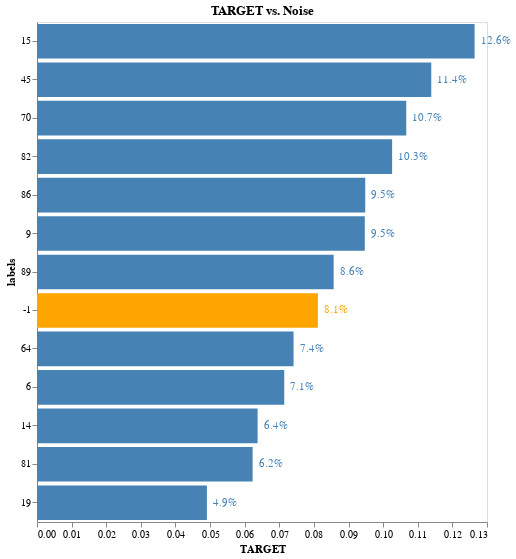

Notebook code cell kept with this figure:
### Code cell
alt.renderers.enable('html')
plot_feature_percentage('TARGET')

### Figure 1 — Vega-Lite specification as saved in the notebook (floating-point values rounded to 4 significant figures)
{"config": {"view": {"continuousWidth": 400, "continuousHeight": 300}}, "layer": [{"mark": "bar", "encoding": {"color": {"condition": {"value": "orange", "test": "(datum.labels === -1)"}, "value": "steelblue"}, "x": {"type": "quantitative", "axis": {"grid": false}, "field": "TARGET", "title": "TARGET"}, "y": {"type": "nominal", "field": "labels", "sort": {"field": "TARGET", "order": "descending"}}}, "title": "TARGET vs. Noise"}, {"mark": {"type": "text", "align": "left", "baseline": "middle", "dx": 6}, "encoding": {"color": {"condition": {"value": "orange", "test": "(datum.labels === -1)"}, "value": "steelblue"}, "text": {"type": "quantitative", "field": "TARGET", "format": ".1%"}, "x": {"type": "quantitative", "axis": {"grid": false}, "field": "TARGET", "title": "TARGET"}, "y": {"type": "nominal", "field": "labels", "sort": {"field": "TARGET", "order": "descending"}}}, "title": "TARGET vs. Noise"}], "data": {"name": "data-80151b2b632f60379efc8b7cd56cab7f"}, "height": 500, "width": 450, "$schema": "https://vega.github.io/schema/vega-lite/v4.0.2.json", "datasets": {"data-80151b2b632f60379efc8b7cd56cab7f": [{"labels": -1, "PREV_DAYS_FIRST_DUE": 3839.0, "DAYS_EMPLOYED": 2376.0, "PERCENT_EMPLOYED_TO_AGE": 0.1504, "PREV_DAYS_LAST_DUE_1ST_VERSION": 37210.0, "FLAG_EMP_PHONE": 0.8787, "TARGET": 0.08115}, {"labels": 6, "PREV_DAYS_FIRST_DUE": 0.0, "DAYS_EMPLOYED": 63.45, "PERCENT_EMPLOYED_TO_AGE": 0.002907, "PREV_DAYS_LAST_DUE_1ST_VERSION": 0.0, "FLAG_EMP_PHONE": 0.07609, "TARGET": 0.07143}, {"labels": 9, "PREV_DAYS_FIRST_DUE": 10860.0, "DAYS_EMPLOYED": 2340.0, "PERCENT_EMPLOYED_TO_AGE": 0.1428, "PREV_DAYS_LAST_DUE_1ST_VERSION": 26690.0, "FLAG_EMP_PHONE": 0.8258, "TARGET": 0.0947}, {"labels": 14, "PREV_DAYS_FIRST_DUE": 0.0, "DAYS_EMPLOYED": 2032.0, "PERCENT_EMPLOYED_TO_AGE": 0.1356, "PREV_DAYS_LAST_DUE_1ST_VERSION": 0.0, "FLAG_EMP_PHONE": 0.9984, "TARGET": 0.06373}, {"labels": 15, "PREV_DAYS_FIRST_DUE": -1332.0, "DAYS_EMPLOYED": 1810.0, "PERCENT_EMPLOYED_TO_AGE": 0.1165, "PREV_DAYS_LAST_DUE_1ST_VERSION": 365200.0, "FLAG_EMP_PHONE": 0.8698, "TARGET": 0.1264}, {"labels": 19, "PREV_DAYS_FIRST_DUE": -727.3, "DAYS_EMPLOYED": 1945.0, "PERCENT_EMPLOYED_TO_AGE": 0.1213, "PREV_DAYS_LAST_DUE_1ST_VERSION": 79090.0, "FLAG_EMP_PHONE": 0.7607, "TARGET": 0.04908}, {"labels": 45, "PREV_DAYS_FIRST_DUE": 1885.0, "DAYS_EMPLOYED": 1543.0, "PERCENT_EMPLOYED_TO_AGE": 0.1174, "PREV_DAYS_LAST_DUE_1ST_VERSION": 2922.0, "FLAG_EMP_PHONE": 0.9775, "TARGET": 0.1139}, {"labels": 64, "PREV_DAYS_FIRST_DUE": 260.1, "DAYS_EMPLOYED": 2736.0, "PERCENT_EMPLOYED_TO_AGE": 0.1586, "PREV_DAYS_LAST_DUE_1ST_VERSION": 41510.0, "FLAG_EMP_PHONE": 0.8374, "TARGET": 0.07412}, {"labels": 70, "PREV_DAYS_FIRST_DUE": 127.1, "DAYS_EMPLOYED": 2226.0, "PERCENT_EMPLOYED_TO_AGE": 0.1455, "PREV_DAYS_LAST_DUE_1ST_VERSION": 79270.0, "FLAG_EMP_PHONE": 0.8864, "TARGET": 0.1067}, {"labels": 81, "PREV_DAYS_FIRST_DUE": 42800.0, "DAYS_EMPLOYED": 1137.0, "PERCENT_EMPLOYED_TO_AGE": 0.07377, "PREV_DAYS_LAST_DUE_1ST_VERSION": 34690.0, "FLAG_EMP_PHONE": 0.4751, "TARGET": 0.06229}, {"labels": 82, "PREV_DAYS_FIRST_DUE": -308.9, "DAYS_EMPLOYED": 1916.0, "PERCENT_EMPLOYED_TO_AGE": 0.127, "PREV_DAYS_LAST_DUE_1ST_VERSION": 170.8, "FLAG_EMP_PHONE": 0.9698, "TARGET": 0.1026}, {"labels": 86, "PREV_DAYS_FIRST_DUE": 735.4, "DAYS_EMPLOYED": 2058.0, "PERCENT_EMPLOYED_TO_AGE": 0.1341, "PREV_DAYS_LAST_DUE_1ST_VERSION": 100900.0, "FLAG_EMP_PHONE": 0.8382, "TARGET": 0.09482}, {"labels": 89, "PREV_DAYS_FIRST_DUE": -643.1, "DAYS_EMPLOYED": 2272.0, "PERCENT_EMPLOYED_TO_AGE": 0.1541, "PREV_DAYS_LAST_DUE_1ST_VERSION": -572.1, "FLAG_EMP_PHONE": 0.9953, "TARGET": 0.0857}]}}
